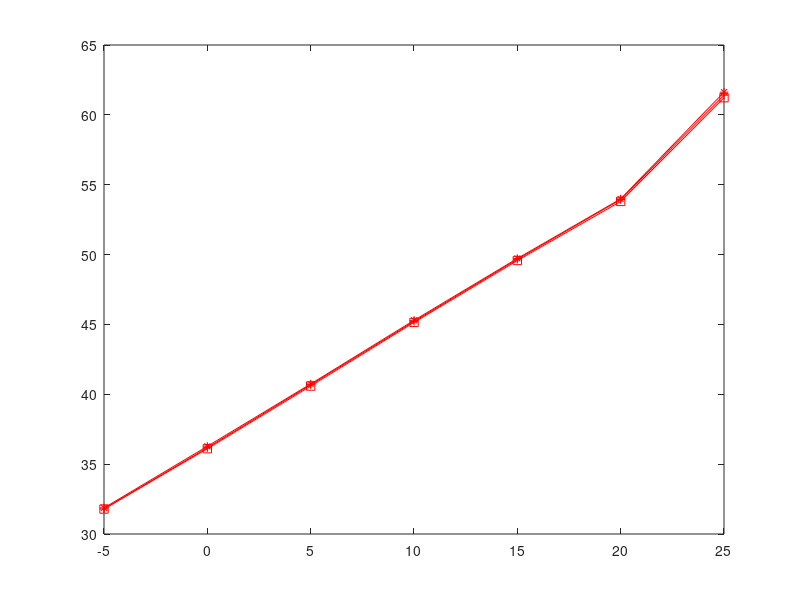

Write the MATLAB code that produced this figure.
close all;
clear
snr = -5:5:25;
%% test sequence :'balloons1'
balloons1=[31.7985   36.1734   40.6844   45.2146   49.6599   53.9401   61.4082];
%% test sequence :'balloons3'
balloons3=[31.8680   36.2772   40.7393   45.2909   49.7190   53.9834   61.6224];
%% test sequence :'balloons5'
balloons5=[31.7876   36.1043   40.5898   45.1451   49.5746   53.8035   61.2268];
plot(snr,balloons1,'-r+',snr,balloons3,'-r*',snr,balloons5,'-rs');


